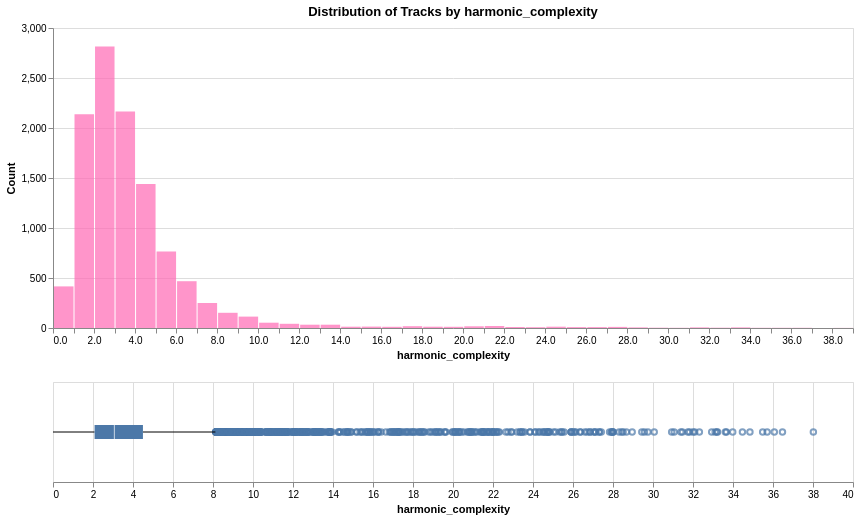

The notebook cell this image was saved under:
### Markdown cell above
### harmonic_complexity

An indicator of how rich the instrumental is, combining spectral_complexity (number of peaks) and flatness (inverse of noisiness).
High complexity and low flatness usually indicate a rich melody with many instruments. Low complexity and high flatness suggest a minimalist, perhaps noisy or drum-focused beat.

### Code cell
df['harmonic_complexity'] = df['spectral_complexity'] * (1 - df['flatness'])

analyze_distribution(df, 'harmonic_complexity', 'harmonic_complexity', 'hotpink')

### Figure 1 — Vega specification as saved in the notebook (floating-point values rounded to 4 significant figures; data arrays with more than 128 entries replaced by an {"elided": "..."} marker saying what was removed)
{"$schema": "https://vega.github.io/schema/vega/v5.json", "data": [{"name": "source_0"}, {"name": "data_0", "values": [{"__count": 1439, "bin_maxbins_10_harmonic_complexity": 0.0, "bin_maxbins_10_harmonic_complexity_end": 5.0, "bin_maxbins_40_harmonic_complexity": 4.0, "bin_maxbins_40_harmonic_complexity_end": 5.0}, {"__count": 114, "bin_maxbins_10_harmonic_complexity": 5.0, "bin_maxbins_10_harmonic_complexity_end": 10.0, "bin_maxbins_40_harmonic_complexity": 9.0, "bin_maxbins_40_harmonic_complexity_end": 10.0}, {"__count": 766, "bin_maxbins_10_harmonic_complexity": 5.0, "bin_maxbins_10_harmonic_complexity_end": 10.0, "bin_maxbins_40_harmonic_complexity": 5.0, "bin_maxbins_40_harmonic_complexity_end": 6.0}, {"__count": 2137, "bin_maxbins_10_harmonic_complexity": 0.0, "bin_maxbins_10_harmonic_complexity_end": 5.0, "bin_maxbins_40_harmonic_complexity": 1.0, "bin_maxbins_40_harmonic_complexity_end": 2.0}, {"__count": 2814, "bin_maxbins_10_harmonic_complexity": 0.0, "bin_maxbins_10_harmonic_complexity_end": 5.0, "bin_maxbins_40_harmonic_complexity": 2.0, "bin_maxbins_40_harmonic_complexity_end": 3.0}, {"__count": 468, "bin_maxbins_10_harmonic_complexity": 5.0, "bin_maxbins_10_harmonic_complexity_end": 10.0, "bin_maxbins_40_harmonic_complexity": 6.0, "bin_maxbins_40_harmonic_complexity_end": 7.0}, {"__count": 2165, "bin_maxbins_10_harmonic_complexity": 0.0, "bin_maxbins_10_harmonic_complexity_end": 5.0, "bin_maxbins_40_harmonic_complexity": 3.0, "bin_maxbins_40_harmonic_complexity_end": 4.0}, {"__count": 152, "bin_maxbins_10_harmonic_complexity": 5.0, "bin_maxbins_10_harmonic_complexity_end": 10.0, "bin_maxbins_40_harmonic_complexity": 8.0, "bin_maxbins_40_harmonic_complexity_end": 9.0}, {"__count": 42, "bin_maxbins_10_harmonic_complexity": 10.0, "bin_maxbins_10_harmonic_complexity_end": 15.0, "bin_maxbins_40_harmonic_complexity": 11.0, "bin_maxbins_40_harmonic_complexity_end": 12.0}, {"__count": 33, "bin_maxbins_10_harmonic_complexity": 10.0, "bin_maxbins_10_harmonic_complexity_end": 15.0, "bin_maxbins_40_harmonic_complexity": 13.0, "bin_maxbins_40_harmonic_complexity_end": 14.0}, {"__count": 33, "bin_maxbins_10_harmonic_complexity": 10.0, "bin_maxbins_10_harmonic_complexity_end": 15.0, "bin_maxbins_40_harmonic_complexity": 12.0, "bin_maxbins_40_harmonic_complexity_end": 13.0}, {"__count": 416, "bin_maxbins_10_harmonic_complexity": 0.0, "bin_maxbins_10_harmonic_complexity_end": 5.0, "bin_maxbins_40_harmonic_complexity": 0.0, "bin_maxbins_40_harmonic_complexity_end": 1.0}, {"__count": 250, "bin_maxbins_10_harmonic_complexity": 5.0, "bin_maxbins_10_harmonic_complexity_end": 10.0, "bin_maxbins_40_harmonic_complexity": 7.0, "bin_maxbins_40_harmonic_complexity_end": 8.0}, {"__count": 53, "bin_maxbins_10_harmonic_complexity": 10.0, "bin_maxbins_10_harmonic_complexity_end": 15.0, "bin_maxbins_40_harmonic_complexity": 10.0, "bin_maxbins_40_harmonic_complexity_end": 11.0}, {"__count": 18, "bin_maxbins_10_harmonic_complexity": 15.0, "bin_maxbins_10_harmonic_complexity_end": 20.0, "bin_maxbins_40_harmonic_complexity": 17.0, "bin_maxbins_40_harmonic_complexity_end": 18.0}, {"__count": 17, "bin_maxbins_10_harmonic_complexity": 20.0, "bin_maxbins_10_harmonic_complexity_end": 25.0, "bin_maxbins_40_harmonic_complexity": 20.0, "bin_maxbins_40_harmonic_complexity_end": 21.0}, {"__count": 9, "bin_maxbins_10_harmonic_complexity": 25.0, "bin_maxbins_10_harmonic_complexity_end": 30.0, "bin_maxbins_40_harmonic_complexity": 25.0, "bin_maxbins_40_harmonic_complexity_end": 26.0}, {"__count": 10, "bin_maxbins_10_harmonic_complexity": 20.0, "bin_maxbins_10_harmonic_complexity_end": 25.0, "bin_maxbins_40_harmonic_complexity": 22.0, "bin_maxbins_40_harmonic_complexity_end": 23.0}, {"__count": 12, "bin_maxbins_10_harmonic_complexity": 15.0, "bin_maxbins_10_harmonic_complexity_end": 20.0, "bin_maxbins_40_harmonic_complexity": 19.0, "bin_maxbins_40_harmonic_complexity_end": 20.0}, {"__count": 13, "bin_maxbins_10_harmonic_complexity": 20.0, "bin_maxbins_10_harmonic_complexity_end": 25.0, "bin_maxbins_40_harmonic_complexity": 24.0, "bin_maxbins_40_harmonic_complexity_end": 25.0}, {"__count": 20, "bin_maxbins_10_harmonic_complexity": 20.0, "bin_maxbins_10_harmonic_complexity_end": 25.0, "bin_maxbins_40_harmonic_complexity": 21.0, "bin_maxbins_40_harmonic_complexity_end": 22.0}, {"__count": 9, "bin_maxbins_10_harmonic_complexity": 25.0, "bin_maxbins_10_harmonic_complexity_end": 30.0, "bin_maxbins_40_harmonic_complexity": 26.0, "bin_maxbins_40_harmonic_complexity_end": 27.0}, {"__count": 11, "bin_maxbins_10_harmonic_complexity": 25.0, "bin_maxbins_10_harmonic_complexity_end": 30.0, "bin_maxbins_40_harmonic_complexity": 27.0, "bin_maxbins_40_harmonic_complexity_end": 28.0}, {"__count": 14, "bin_maxbins_10_harmonic_complexity": 15.0, "bin_maxbins_10_harmonic_complexity_end": 20.0, "bin_maxbins_40_harmonic_complexity": 15.0, "bin_maxbins_40_harmonic_complexity_end": 16.0}, {"__count": 13, "bin_maxbins_10_harmonic_complexity": 10.0, "bin_maxbins_10_harmonic_complexity_end": 15.0, "bin_maxbins_40_harmonic_complexity": 14.0, "bin_maxbins_40_harmonic_complexity_end": 15.0}, {"__count": 13, "bin_maxbins_10_harmonic_complexity": 15.0, "bin_maxbins_10_harmonic_complexity_end": 20.0, "bin_maxbins_40_harmonic_complexity": 18.0, "bin_maxbins_40_harmonic_complexity_end": 19.0}, {"__count": 3, "bin_maxbins_10_harmonic_complexity": 30.0, "bin_maxbins_10_harmonic_complexity_end": 35.0, "bin_maxbins_40_harmonic_complexity": 32.0, "bin_maxbins_40_harmonic_complexity_end": 33.0}, {"__count": 12, "bin_maxbins_10_harmonic_complexity": 15.0, "bin_maxbins_10_harmonic_complexity_end": 20.0, "bin_maxbins_40_harmonic_complexity": 16.0, "bin_maxbins_40_harmonic_complexity_end": 17.0}, {"__count": 3, "bin_maxbins_10_harmonic_complexity": 25.0, "bin_maxbins_10_harmonic_complexity_end": 30.0, "bin_maxbins_40_harmonic_complexity": 29.0, "bin_maxbins_40_harmonic_complexity_end": 30.0}, {"__count": 6, "bin_maxbins_10_harmonic_complexity": 25.0, "bin_maxbins_10_harmonic_complexity_end": 30.0, "bin_maxbins_40_harmonic_complexity": 28.0, "bin_maxbins_40_harmonic_complexity_end": 29.0}, {"__count": 8, "bin_maxbins_10_harmonic_complexity": 20.0, "bin_maxbins_10_harmonic_complexity_end": 25.0, "bin_maxbins_40_harmonic_complexity": 23.0, "bin_maxbins_40_harmonic_complexity_end": 24.0}, {"__count": 6, "bin_maxbins_10_harmonic_complexity": 30.0, "bin_maxbins_10_harmonic_complexity_end": 35.0, "bin_maxbins_40_harmonic_complexity": 31.0, "bin_maxbins_40_harmonic_complexity_end": 32.0}, {"__count": 6, "bin_maxbins_10_harmonic_complexity": 30.0, "bin_maxbins_10_harmonic_complexity_end": 35.0, "bin_maxbins_40_harmonic_complexity": 33.0, "bin_maxbins_40_harmonic_complexity_end": 34.0}, {"__count": 2, "bin_maxbins_10_harmonic_complexity": 30.0, "bin_maxbins_10_harmonic_complexity_end": 35.0, "bin_maxbins_40_harmonic_complexity": 34.0, "bin_maxbins_40_harmonic_complexity_end": 35.0}, {"__count": 2, "bin_maxbins_10_harmonic_complexity": 35.0, "bin_maxbins_10_harmonic_complexity_end": 40.0, "bin_maxbins_40_harmonic_complexity": 36.0, "bin_maxbins_40_harmonic_complexity_end": 37.0}, {"__count": 2, "bin_maxbins_10_harmonic_complexity": 30.0, "bin_maxbins_10_harmonic_complexity_end": 35.0, "bin_maxbins_40_harmonic_complexity": 30.0, "bin_maxbins_40_harmonic_complexity_end": 31.0}, {"__count": 1, "bin_maxbins_10_harmonic_complexity": 35.0, "bin_maxbins_10_harmonic_complexity_end": 40.0, "bin_maxbins_40_harmonic_complexity": 38.0, "bin_maxbins_40_harmonic_complexity_end": 39.0}, {"__count": 2, "bin_maxbins_10_harmonic_complexity": 35.0, "bin_maxbins_10_harmonic_complexity_end": 40.0, "bin_maxbins_40_harmonic_complexity": 35.0, "bin_maxbins_40_harmonic_complexity_end": 36.0}]}, {"name": "data_1"}, {"name": "data_2", "values": {"elided": "618 records"}}, {"name": "data_3"}, {"name": "data_4", "values": [{"lower_box_harmonic_complexity": 2.08, "lower_whisker_harmonic_complexity": 0.0, "max_harmonic_complexity": 8.12}]}, {"name": "data_5", "values": [{"max_harmonic_complexity": 8.12, "upper_box_harmonic_complexity": 4.497, "upper_whisker_harmonic_complexity": 8.12}]}, {"name": "data_6"}, {"name": "data_7", "values": [{"lower_box_harmonic_complexity": 2.08, "max_harmonic_complexity": 38.02, "upper_box_harmonic_complexity": 4.497}]}, {"name": "data_8", "values": [{"lower_box_harmonic_complexity": 2.08, "max_harmonic_complexity": 38.02, "mid_box_harmonic_complexity": 3.068, "upper_box_harmonic_complexity": 4.497}]}, {"name": "data_0_concat_0_y_domain___count", "values": [{"min": 1, "max": 2814}]}], "signals": [{"name": "concat_0_bin_maxbins_40_harmonic_complexity_bins", "value": {"fields": ["harmonic_complexity"], "fname": "bin_harmonic_complexity", "start": 0.0, "step": 1.0, "stop": 39.0}}, {"name": "concat_0_height", "value": 300}, {"name": "concat_1_height", "value": 100}], "marks": [{"type": "group", "name": "concat_0_group", "encode": {"update": {"width": {"signal": "width"}, "height": {"signal": "concat_0_height"}}}, "marks": [{"type": "rect", "name": "concat_0_marks", "from": {"data": "data_0"}, "encode": {"update": {"fill": {"value": "hotpink"}, "opacity": {"value": 0.7}, "x2": {"field": "bin_maxbins_40_harmonic_complexity", "scale": "concat_0_x", "offset": {"signal": "0.5 + (abs(scale(\"concat_0_x\", datum[\"bin_maxbins_40_harmonic_complexity_end\"]) - scale(\"concat_0_x\", datum[\"bin_maxbins_40_harmonic_complexity\"])) < 0.25 ? -0.5 * (0.25 - (abs(scale(\"concat_0_x\", datum[\"bin_maxbins_40_harmonic_complexity_end\"]) - scale(\"concat_0_x\", datum[\"bin_maxbins_40_harmonic_complexity\"])))) : 0.5)"}}, "x": {"field": "bin_maxbins_40_harmonic_complexity_end", "scale": "concat_0_x", "offset": {"signal": "0.5 + (abs(scale(\"concat_0_x\", datum[\"bin_maxbins_40_harmonic_complexity_end\"]) - scale(\"concat_0_x\", datum[\"bin_maxbins_40_harmonic_complexity\"])) < 0.25 ? 0.5 * (0.25 - (abs(scale(\"concat_0_x\", datum[\"bin_maxbins_40_harmonic_complexity_end\"]) - scale(\"concat_0_x\", datum[\"bin_maxbins_40_harmonic_complexity\"])))) : -0.5)"}}, "tooltip": {"signal": "{\"harmonic_complexity (binned)\": !isValid(datum[\"bin_maxbins_10_harmonic_complexity\"]) || !isFinite(+datum[\"bin_maxbins_10_harmonic_complexity\"]) ? \"null\" : format(datum[\"bin_maxbins_10_harmonic_complexity\"], \"\") + \" – \" + format(datum[\"bin_maxbins_10_harmonic_complexity_end\"], \"\"), \"Count of Records\": format(datum[\"__count\"], \"\")}"}, "y": {"field": "__count", "scale": "concat_0_y"}, "y2": {"value": 0, "scale": "concat_0_y"}}}, "style": ["bar"]}], "axes": [{"scale": "concat_0_y", "orient": "left", "gridScale": "concat_0_x", "domain": false, "maxExtent": 0, "aria": false, "labels": false, "grid": true, "ticks": false, "minExtent": 0, "zindex": 0, "tickCount": {"signal": "ceil(concat_0_height/40)"}}, {"scale": "concat_0_x", "labelFlush": true, "grid": false, "zindex": 0, "orient": "bottom", "labelOverlap": true, "title": "harmonic_complexity", "tickCount": {"signal": "ceil(width/10)"}}, {"scale": "concat_0_y", "grid": false, "labelOverlap": true, "orient": "left", "zindex": 0, "tickCount": {"signal": "ceil(concat_0_height/40)"}, "title": "Count"}], "title": {"text": "Distribution of Tracks by harmonic_complexity", "frame": "group"}, "style": "cell"}, {"type": "group", "name": "concat_1_group", "encode": {"update": {"width": {"signal": "width"}, "height": {"signal": "concat_1_height"}}}, "signals": [{"name": "height", "update": "concat_1_height"}], "marks": [{"type": "symbol", "name": "concat_1_layer_0_layer_0_marks", "from": {"data": "data_2"}, "encode": {"update": {"opacity": {"value": 0.7}, "fill": {"value": "transparent"}, "x": {"field": "harmonic_complexity", "scale": "concat_1_x"}, "y": {"signal": "concat_1_height", "mult": 0.5}, "stroke": {"value": "#4c78a8"}}}, "style": ["point", "boxplot-outliers"]}, {"type": "rule", "name": "concat_1_layer_0_layer_1_layer_0_marks", "from": {"data": "data_4"}, "encode": {"update": {"y": {"signal": "concat_1_height", "mult": 0.5}, "x2": {"field": "lower_box_harmonic_complexity", "scale": "concat_1_x"}, "stroke": {"value": "black"}, "tooltip": {"signal": "format(datum[\"max_harmonic_complexity\"], \"\")"}, "x": {"field": "lower_whisker_harmonic_complexity", "scale": "concat_1_x"}}}, "style": ["rule", "boxplot-rule"], "aria": false}, {"type": "rule", "name": "concat_1_layer_0_layer_1_layer_1_marks", "from": {"data": "data_5"}, "encode": {"update": {"tooltip": {"signal": "format(datum[\"max_harmonic_complexity\"], \"\")"}, "stroke": {"value": "black"}, "x2": {"field": "upper_whisker_harmonic_complexity", "scale": "concat_1_x"}, "y": {"signal": "concat_1_height", "mult": 0.5}, "x": {"field": "upper_box_harmonic_complexity", "scale": "concat_1_x"}}}, "aria": false, "style": ["rule", "boxplot-rule"]}, {"type": "rect", "name": "concat_1_layer_1_layer_0_marks", "from": {"data": "data_7"}, "encode": {"update": {"yc": {"signal": "concat_1_height", "mult": 0.5}, "height": {"value": 14}, "tooltip": {"signal": "format(datum[\"max_harmonic_complexity\"], \"\")"}, "x": {"field": "lower_box_harmonic_complexity", "scale": "concat_1_x"}, "fill": {"value": "#4c78a8"}, "x2": {"field": "upper_box_harmonic_complexity", "scale": "concat_1_x"}}}, "style": ["bar", "boxplot-box"]}, {"type": "rect", "name": "concat_1_layer_1_layer_1_marks", "from": {"data": "data_8"}, "encode": {"update": {"width": {"value": 1}, "fill": [{"value": "#4c78a8", "test": "datum['lower_box_harmonic_complexity'] >= datum['upper_box_harmonic_complexity']"}, {"value": "white"}], "height": {"value": 14}, "tooltip": {"signal": "format(datum[\"max_harmonic_complexity\"], \"\")"}, "opacity": {"value": 0.7}, "xc": {"field": "mid_box_harmonic_complexity", "scale": "concat_1_x"}, "yc": {"signal": "concat_1_height", "mult": 0.5}}}, "aria": false, "style": ["tick", "boxplot-median"]}], "axes": [{"scale": "concat_1_x", "orient": "bottom", "zindex": 0, "minExtent": 0, "ticks": false, "domain": false, "maxExtent": 0, "grid": true, "tickCount": {"signal": "ceil(width/40)"}, "aria": false, "labels": false}, {"scale": "concat_1_x", "orient": "bottom", "labelFlush": true, "labelOverlap": true, "tickCount": {"signal": "ceil(width/40)"}, "zindex": 0, "title": "harmonic_complexity", "grid": false}], "style": "cell"}], "scales": [{"name": "concat_0_x", "type": "linear", "domain": {"signal": "[concat_0_bin_maxbins_40_harmonic_complexity_bins.start, concat_0_bin_maxbins_40_harmonic_complexity_bins.stop]"}, "range": [0, {"signal": "width"}], "bins": {"signal": "concat_0_bin_maxbins_40_harmonic_complexity_bins"}, "zero": false}, {"name": "concat_0_y", "type": "linear", "domain": [{"signal": "(data(\"data_0_concat_0_y_domain___count\")[0] || {}).min"}, {"signal": "(data(\"data_0_concat_0_y_domain___count\")[0] || {}).max"}], "range": [{"signal": "concat_0_height"}, 0], "zero": true, "nice": true}, {"name": "concat_1_x", "type": "linear", "domain": {"fields": [{"data": "data_2", "field": "harmonic_complexity"}, {"data": "data_4", "field": "lower_whisker_harmonic_complexity"}, {"data": "data_4", "field": "lower_box_harmonic_complexity"}, {"data": "data_5", "field": "upper_box_harmonic_complexity"}, {"data": "data_5", "field": "upper_whisker_harmonic_complexity"}, {"data": "data_7", "field": "lower_box_harmonic_complexity"}, {"data": "data_7", "field": "upper_box_harmonic_complexity"}, {"data": "data_8", "field": "mid_box_harmonic_complexity"}]}, "range": [0, {"signal": "width"}], "nice": true, "zero": true}], "layout": {"padding": 20, "columns": 1, "bounds": "full", "align": "each"}, "padding": 5, "background": "white", "width": 800}
